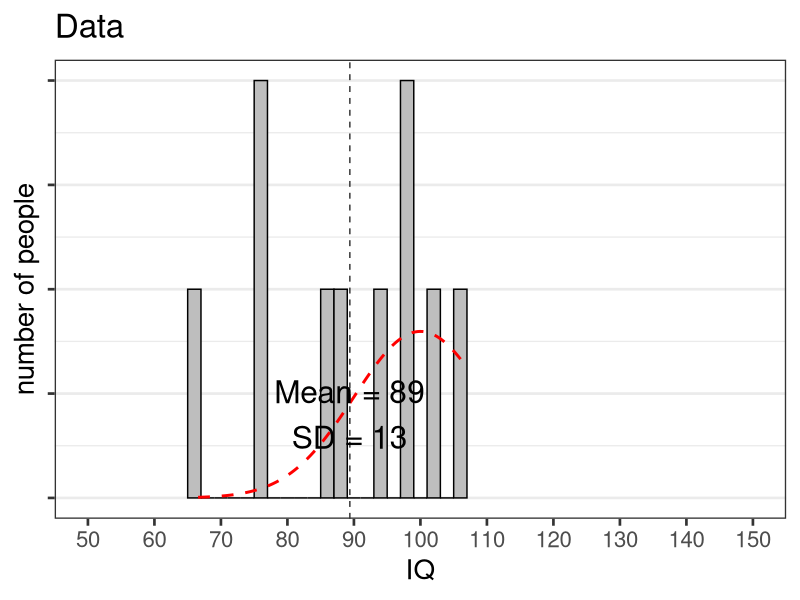
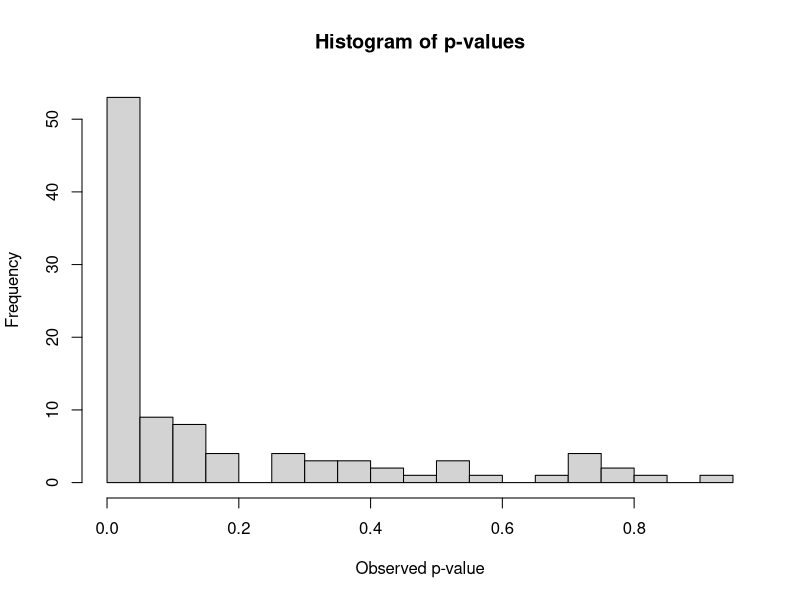
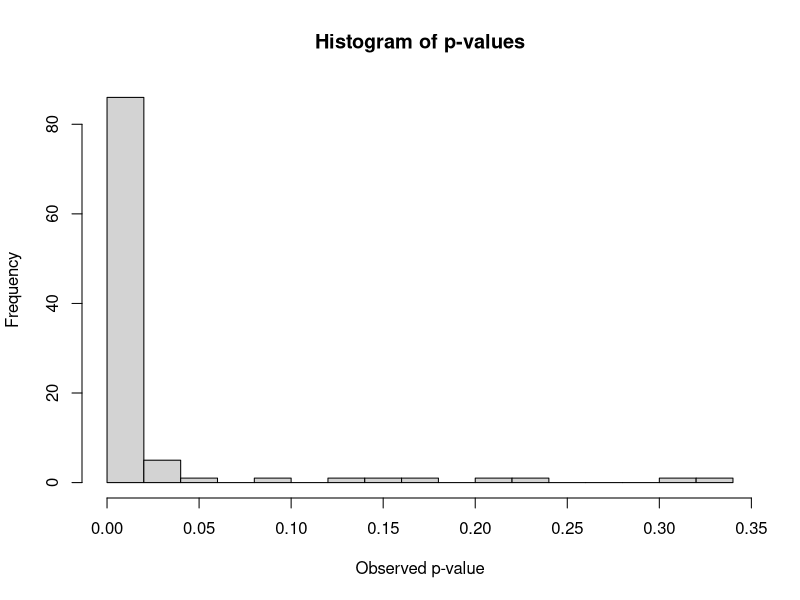

Generate these figures, in order, with R:
## ---- chunk 1
#load or install ggplot package
if(!require(ggplot2)){install.packages('ggplot2')}
library(ggplot2)

#Simulate one group
n=10 #set sample size
x<-rnorm(n = n, mean = 100, sd = 15) #create sample from normal distribution
## c(91.15, 86.52, 75.64, 115.72, 95.83, 105.44, 87.10, 100.81, 82.63, 106.22)

#plot data
ggplot(as.data.frame(x), aes(x))  + 
  geom_histogram(colour="black", fill="grey", aes(y=..density..), binwidth=2) +
  stat_function(fun=dnorm, args=c(mean=100,sd=10), size=1, color="red", lty=2) +
  #  geom_density(fill=NA, colour="black", size = 1) +
  xlab("IQ") + ylab("number of people")  + ggtitle("Data") + theme_bw(base_size=20) + 
  theme(panel.grid.major.x = element_blank(), axis.text.y = element_blank(), panel.grid.minor.x = element_blank()) + 
  geom_vline(xintercept=mean(x), colour="gray20", linetype="dashed") + 
  coord_cartesian(xlim=c(50,150)) + scale_x_continuous(breaks=c(50,60,70,80,90,100,110,120,130,140,150)) +
  annotate("text", x = mean(x), y = 0.02, label = paste("Mean = ",round(mean(x)),"\n","SD = ",round(sd(x)),sep=""), size=8)

#? Daniel Lakens, 2016. 
# This work is licensed under a Creative Commons Attribution-NonCommercial-ShareAlike 4.0 International License. https://creativecommons.org/licenses/by-nc-sa/4.0/
## ---- chunk 2
#load or install ggplot package
##if(!require(ggplot2)){install.packages('ggplot2')}
##library(ggplot2)

SIM_DATA_Q1 <- NULL

#Simulate one group
for(i in 1:10){
n=10 #set sample size
x<-rnorm(n = n, mean = 100, sd = 15) #create sample from normal distribution
## c(91.15, 86.52, 75.64, 115.72, 95.83, 105.44, 87.10, 100.81, 82.63, 106.22)

#plot data
print(cbind(t(unlist(mean(x))),sd(x)))

SIM_DATA_Q1 <- c(SIM_DATA_Q1,mean(x))
i = i+1
}
print(cbind(t(unlist(summary(SIM_DATA_Q1))),sd(SIM_DATA_Q1)))
#? Daniel Lakens, 2016. 
# This work is licensed under a Creative Commons Attribution-NonCommercial-ShareAlike 4.0 International License. https://creativecommons.org/licenses/by-nc-sa/4.0/
## ---- chunk 3
#load or install ggplot package
##if(!require(ggplot2)){install.packages('ggplot2')}
##library(ggplot2)
SIM_DATA_Q2 <- NULL
#Simulate one group
for(i in 1:10){
n=10 #set sample size
x<-rnorm(n = n, mean = 100, sd = 2) #create sample from normal distribution
print(cbind(t(unlist(mean(x))),sd(x)))
SIM_DATA_Q2 <- c(SIM_DATA_Q2,x)
i = i+1
}
print(cbind(t(unlist(summary(SIM_DATA_Q2))),sd(SIM_DATA_Q2)))
#? Daniel Lakens, 2016. 
# This work is licensed under a Creative Commons Attribution-NonCommercial-ShareAlike 4.0 International License. https://creativecommons.org/licenses/by-nc-sa/4.0/
## ---- chunk 4
SIM_DATA_Q3 <- NULL

#Simulate one group
for(i in 1:10){
n=100 #set sample size
x<-rnorm(n = n, mean = 100, sd = 15) #create sample from normal distribution
## c(91.15, 86.52, 75.64, 115.72, 95.83, 105.44, 87.10, 100.81, 82.63, 106.22)

#plot data
print(cbind(t(unlist(mean(x))),sd(x)))

SIM_DATA_Q3 <- c(SIM_DATA_Q3,mean(x))
i = i+1
}
print(cbind(t(unlist(summary(SIM_DATA_Q3))),sd(SIM_DATA_Q3)))
## ---- chunk 5
#to get emoticons for each test, set wait to 1 and showfaces to 1. 
#When running large number of simulations, se wait to 0 and showfaces to 0.
options(scipen=20) #disable scientific notation for numbers
waitx<-0.5 #To see a small wait between individual trials, set a wait time to e.g., 0.5 
showfaces<-1 #Set to 0 if you do not want the faces, set to 1 if you want to see the faces

nSims <- 100 #number of simulated experiments (for large numbers, set wait to 0 and showfaces to 0)
n<-50 #sample size in each group

#set up some variables
p<-numeric(nSims) 

for(i in 1:nSims){ #for each simulated experiment
  x<-rnorm(n = n, mean = 100, sd = 15) #produce N simulated participants
  y<-rnorm(n = n, mean = 106, sd = 15) #produce N simulated participants
  z<-t.test(x,y) #perform the t-test
  p[i]<-z$p.value #get the p-value and store it
  if(z$p.value < 0.001  & showfaces==1){cat(":D     p =",z$p.value,"\n\n")}  
  if(0.001 <= z$p.value & z$p.value < 0.01  & showfaces==1){cat(":)     p =",z$p.value,"\n\n")}
  if(0.01 <= z$p.value & z$p.value < 0.05  & showfaces==1){cat("(^.^)  p =",z$p.value,"\n\n")}
  if(0.05 <= z$p.value & z$p.value < 0.10  & showfaces==1){cat("(._.)  p =",z$p.value,"\n\n")}
  if(z$p.value>0.10  & showfaces==1){cat(":(     p =",z$p.value,"\n\n")}
  Sys.sleep(waitx)
}

#now plot histograms of p-values, t-values, d, observed power
hist(p, main="Histogram of p-values", xlab=("Observed p-value"), breaks = 20)

#? Daniel Lakens, 2016. 
# This work is licensed under a Creative Commons Attribution-NonCommercial-ShareAlike 4.0 International License. https://creativecommons.org/licenses/by-nc-sa/4.0/
## ---- chunk 6
#to get emoticons for each test, set wait to 1 and showfaces to 1. 
#When running large number of simulations, se wait to 0 and showfaces to 0.
options(scipen=20) #disable scientific notation for numbers
waitx<-0.5 #To see a small wait between individual trials, set a wait time to e.g., 0.5 
showfaces<-1 #Set to 0 if you do not want the faces, set to 1 if you want to see the faces

nSims <- 100 #number of simulated experiments (for large numbers, set wait to 0 and showfaces to 0)
n<-164 #sample size in each group

#set up some variables
p<-numeric(nSims) 

for(i in 1:nSims){ #for each simulated experiment
  x<-rnorm(n = n, mean = 100, sd = 15) #produce N simulated participants
  y<-rnorm(n = n, mean = 106, sd = 15) #produce N simulated participants
  z<-t.test(x,y) #perform the t-test
  p[i]<-z$p.value #get the p-value and store it
  if(z$p.value < 0.001  & showfaces==1){cat(":D     p =",z$p.value,"\n\n")}  
  if(0.001 <= z$p.value & z$p.value < 0.01  & showfaces==1){cat(":)     p =",z$p.value,"\n\n")}
  if(0.01 <= z$p.value & z$p.value < 0.05  & showfaces==1){cat("(^.^)  p =",z$p.value,"\n\n")}
  if(0.05 <= z$p.value & z$p.value < 0.10  & showfaces==1){cat("(._.)  p =",z$p.value,"\n\n")}
  if(z$p.value>0.10  & showfaces==1){cat(":(     p =",z$p.value,"\n\n")}
  Sys.sleep(waitx)
}

#now plot histograms of p-values, t-values, d, observed power
hist(p, main="Histogram of p-values", xlab=("Observed p-value"), breaks = 20)

#? Daniel Lakens, 2016. 
# This work is licensed under a Creative Commons Attribution-NonCommercial-ShareAlike 4.0 International License. https://creativecommons.org/licenses/by-nc-sa/4.0/
